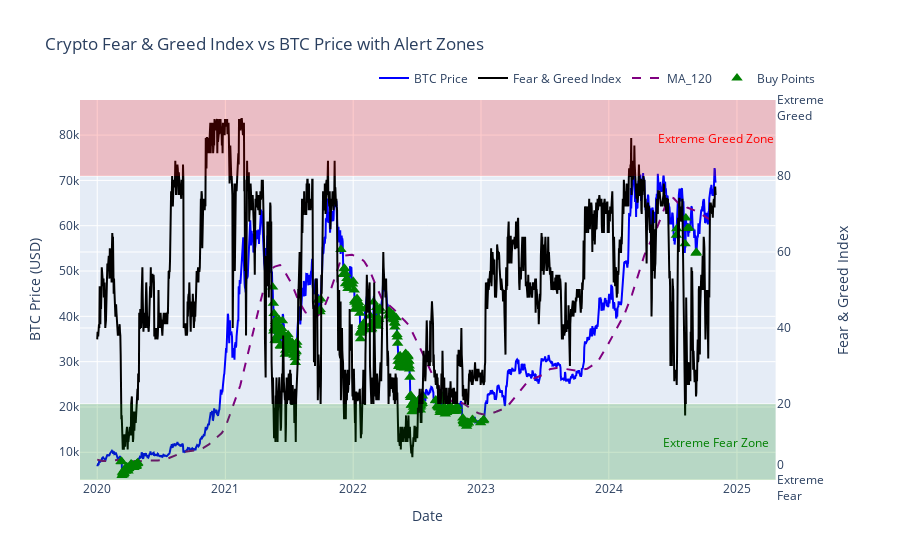
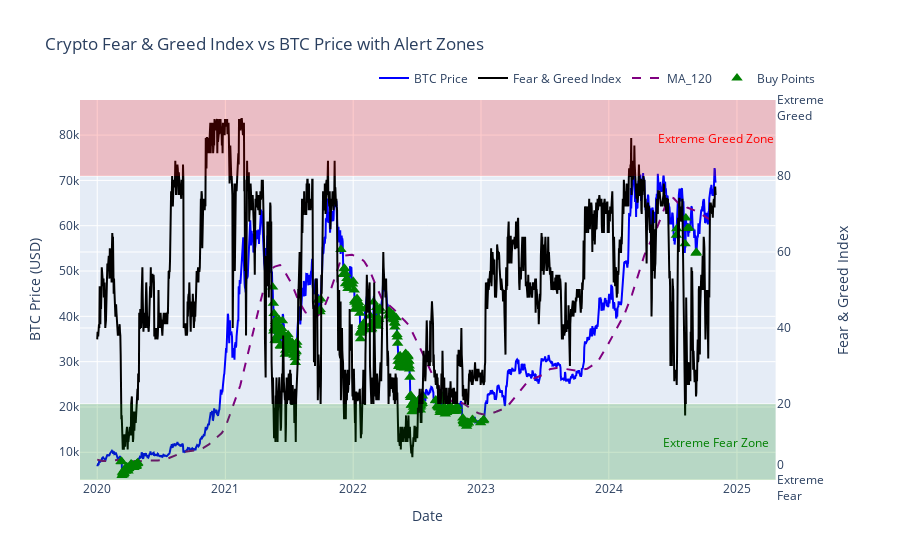
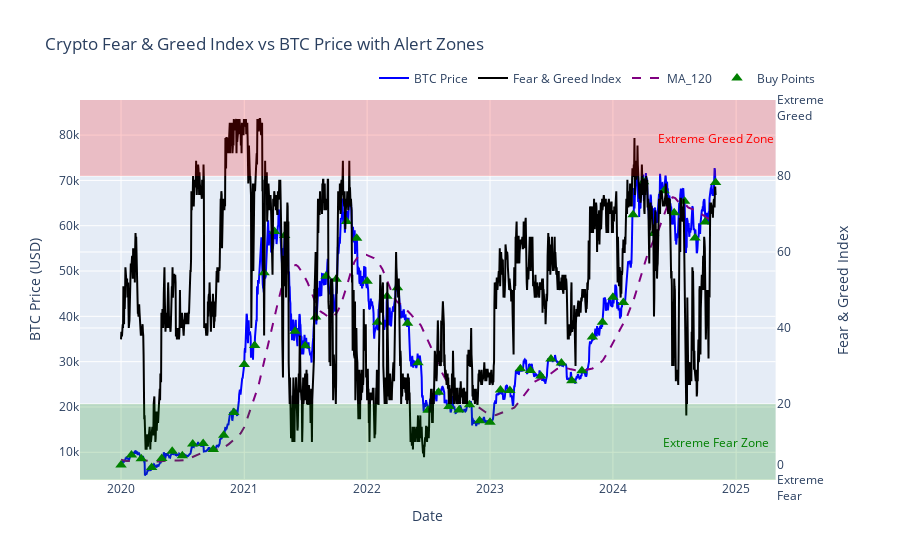
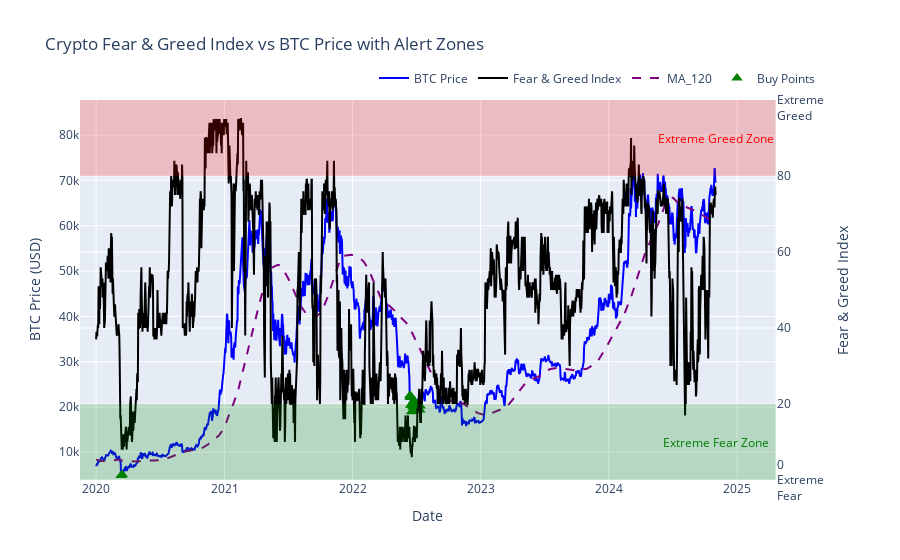

These figures' notebook cell, in order:
### Code cell
def trading_strategy(symbol,df,investment_amount,strategy):
    # Initialize variables
    df = df.sort_values('date')
    held = 0
    total_investment = 0
    trades = []
    # df['MA'] = df['daily_avg_price'].rolling(window=60).mean()
    trades_records = []
    last_investment_month = None
    
    
    for index, row in df.iterrows():
        
        date = row['date']
        daily_avg_price = row['daily_avg_price']
        index = row['value']
        sentiment = row['value_classification']
        MA120 = row['MA_120']
        MA120_ratio = row['MA120_ratio']
        price_ratio = row['price_ratio']
        #ma = row['MA']
        # Get the current month and year
        current_max_price = row['current_max_price']
        current_month = date.month
        current_year = date.year

        if strategy == 'Only buy when sentiment is Extreme Fear':

            if sentiment == 'Extreme Fear':
                # Buy Bitcoin
                usd_balance = investment_amount 
                # if index < 20:
                #     usd_balance += 500
                    
                to_buy = usd_balance / daily_avg_price
                held += to_buy
                trades.append(f"Buy: {date}, usd_balance: ${usd_balance:.2f}, Price: ${daily_avg_price:.2f}, Current Max Price: {current_max_price:.2f}, Price Ratio: {price_ratio:.2f}, {symbol}: {to_buy:.6f}, Sentiment: {index}, {sentiment}")
                total_investment += usd_balance
                trades_records.append({
                    'date': date,
                    'action': 'Buy',
                    'amount_invested': usd_balance,
                    'daily_avg_price': daily_avg_price,
                    'symbol': symbol,
                    'quantity': to_buy,
                    'sentiment': sentiment
                })
        elif strategy == 'Only buy when sentiment is Extreme Fear and buy more if index < 20 and MA120_ratio > 0.6':
            if sentiment == 'Extreme Fear':
                usd_balance = investment_amount 
                if (index < 20  and MA120_ratio >= 0.6):
                # Buy Bitcoin
                    usd_balance += 1000

                to_buy = usd_balance / daily_avg_price
                held += to_buy
                trades.append(f"Buy: {date}, usd_balance: ${usd_balance:.2f}, Price: ${daily_avg_price:.2f}, Current Max Price: {current_max_price:.2f}, Price Ratio: {price_ratio:.2f}, {symbol}: {to_buy:.6f}, MA120: {MA120:.2f}, MA120_ratio : {MA120_ratio:.2f}, Sentiment: {index}, {sentiment}")
                total_investment += usd_balance
                trades_records.append({
                    'date': date,
                    'action': 'Buy',
                    'amount_invested': usd_balance,
                    'daily_avg_price': daily_avg_price,
                    'symbol': symbol,
                    'quantity': to_buy,
                    'sentiment': sentiment
                })

        elif strategy == 'Only buy when sentiment is Extreme Fear and buy more if index < 20 and MA120_ratio > 0.6 and buy even more if price_ratio < 0.7':
            if sentiment == 'Extreme Fear':
                usd_balance = investment_amount 
                if (index < 20  and MA120_ratio >= 0.6) or (price_ratio <= -0.7):
                # Buy Bitcoin
                    usd_balance += 1000
                to_buy = usd_balance / daily_avg_price
                held += to_buy
                trades.append(f"Buy: {date}, usd_balance: ${usd_balance:.2f}, Price: ${daily_avg_price:.2f}, Current Max Price: {current_max_price:.2f}, Price Ratio: {price_ratio:.2f}, {symbol}: {to_buy:.6f}, MA120: {MA120:.2f}, MA120_ratio : {MA120_ratio:.2f}, Sentiment: {index}, {sentiment}")
                total_investment += usd_balance
                trades_records.append({
                    'date': date,
                    'action': 'Buy',
                    'amount_invested': usd_balance,
                    'daily_avg_price': daily_avg_price,
                    'symbol': symbol,
                    'quantity': to_buy,
                    'sentiment': sentiment
                })
        elif strategy == 'Buy every month at month start and buy more when extreme fear and M120_ratio >= 0.6':
            if (last_investment_month is None) or (current_month != last_investment_month or current_year != last_investment_year):
            # Buy $1000 at the start of the month
                usd_balance = investment_amount
                if (index < 20  and MA120_ratio >= 0.6):
                    usd_balance += 2000
                to_buy = usd_balance / daily_avg_price
                held += to_buy
                trades.append(f"Buy: {date}, usd_balance: ${usd_balance:.2f}, Price: ${daily_avg_price:.2f}, Current Max Price: {current_max_price:.2f}, Price Ratio: {price_ratio:.2f}, {symbol}: {to_buy:.6f}, MA120: {MA120:.2f}, MA120_ratio: {MA120_ratio:.2f}, Sentiment: {index}, {sentiment}")
                total_investment += usd_balance
                
                # Update the last investment month
                last_investment_month = current_month
                last_investment_year = current_year
                trades_records.append({
                    'date': date,
                    'action': 'Buy',
                    'amount_invested': usd_balance,
                    'daily_avg_price': daily_avg_price,
                    'symbol': symbol,
                    'quantity': to_buy,
                    'sentiment': sentiment
                })
        elif strategy == 'Only Buy when index <= 20 and MA120_ratio >= 0.6':
            if (index <= 20 and MA120_ratio >= 0.6):
            # Buy Bitcoin
                usd_balance = investment_amount + 2000
                # if price < ma125_price * 0.8:
                #     usd_balance += 500
                
                to_buy = usd_balance / daily_avg_price
                held += to_buy
                trades.append(f"Buy: {date}, usd_balance: ${usd_balance:.2f}, Price: ${daily_avg_price:.2f}, Current Max Price: {current_max_price:.2f}, Price Ratio: {price_ratio:.2f}, {symbol}: {to_buy:.6f}, MA120: {MA120:.2f}, MA120_ratio : {MA120_ratio:.2f}, Sentiment: {index}, {sentiment}")
                total_investment += usd_balance
                trades_records.append({
                    'date': date,
                    'action': 'Buy',
                    'amount_invested': usd_balance,
                    'daily_avg_price': daily_avg_price,
                    'symbol': symbol,
                    'quantity': to_buy,
                    'sentiment': sentiment
                })

        elif strategy == 'Only Buy when index <= 20':
            if (index <= 20):
            # Buy Bitcoin
                usd_balance = investment_amount + 2000
                # if price < ma125_price * 0.8:
                #     usd_balance += 500
                
                to_buy = usd_balance / daily_avg_price
                held += to_buy
                trades.append(f"Buy: {date}, usd_balance: ${usd_balance:.2f}, Price: ${daily_avg_price:.2f}, Current Max Price: {current_max_price:.2f}, Price Ratio: {price_ratio:.2f}, {symbol}: {to_buy:.6f}, MA120: {MA120:.2f}, MA120_ratio : {MA120_ratio:.2f}, Sentiment: {index}, {sentiment}")
                total_investment += usd_balance
                trades_records.append({
                    'date': date,
                    'action': 'Buy',
                    'amount_invested': usd_balance,
                    'daily_avg_price': daily_avg_price,
                    'symbol': symbol,
                    'quantity': to_buy,
                    'sentiment': sentiment
                })

    # Calculate final portfolio value
    final_value = (held * df.iloc[-1]['daily_avg_price'])
    trades_df = pd.DataFrame(trades_records)

    return trades, held,final_value,total_investment, trades_df

# Run the strategy
symbol = "BTC"
investment_amount = 500

strategy_list = ['Only buy when sentiment is Extreme Fear', \
                 'Only buy when sentiment is Extreme Fear and buy more if index < 20 and MA120_ratio > 0.6', \
                    'Buy every month at month start and buy more when extreme fear and M120_ratio >= 0.6', \
                        'Only Buy when index <= 20 and MA120_ratio >= 0.6', \
                            'Only Buy when index <= 20', \
                                'Only buy when sentiment is Extreme Fear and buy more if index < 20 and MA120_ratio > 0.6 and buy even more if price_ratio < 0.7']

start_date = '2020-01-01'
dataset =  merged_bitcoin_fg_df[merged_bitcoin_fg_df['date'] >= pd.to_datetime(start_date).date()]

for strategy in strategy_list:
    trades, held,final_value,total_investment, trades_df = trading_strategy(symbol,dataset,investment_amount,strategy)

# Print results
    print(f"{symbol} {strategy}: start date {start_date}")
    print(f"Number of trades: {len(trades)}")
    print(f"Bought: {held:.6f} {symbol}")
    print(f"Each investment: ${investment_amount:.2f}")
    print(f"Total investment: ${total_investment:.2f}")
    print(f"Final portfolio value: ${final_value:.2f}")
    print(f"Profit: ${final_value - total_investment:.2f}")
    annualized_return = ((final_value / total_investment) ** (365 / len(dataset))) - 1
    print(f"Annualized Return: {annualized_return * 100:.2f}%")
    print("\nTrade History:")
    for trade in trades:
        print(trade)
    fig = plot_data_with_fear_greed_alerts(dataset, "BTC",trades_df)
    fig.show()

### Figure 1 — Plotly figure (JSON) as saved in the notebook; plotly's stock layout.template omitted (floating-point values rounded to 4 significant figures; data arrays with more than 128 entries replaced by an {"elided": "..."} marker saying what was removed)
{"data": [{"hovertemplate": "<b>Date:</b> %{x|%Y-%m-%d}<br><b>Price:</b> $%{y:.2f}<br><b>Sentiment:</b> %{text}<br>", "line": {"color": "blue"}, "name": "BTC Price", "text": {"elided": "1766 int values"}, "type": "scatter", "x": {"elided": "1766 str values"}, "xaxis": "x", "y": {"elided": "1766 float values"}, "yaxis": "y"}, {"hovertemplate": "<b>Date:</b> %{x|%Y-%m-%d}<br><b>Fear & Greed Index:</b> %{y}<br>", "line": {"color": "black", "width": 2}, "name": "Fear & Greed Index", "type": "scatter", "x": {"elided": "1766 str values"}, "xaxis": "x", "y": {"elided": "1766 int values"}, "yaxis": "y2"}, {"line": {"color": "purple", "dash": "dash", "width": 2}, "name": "MA_120", "type": "scatter", "x": {"elided": "1766 str values"}, "y": {"elided": "1766 float values"}}, {"hovertemplate": "<b>Buy Date:</b> %{x|%Y-%m-%d}<br><b>Price:</b> $%{y:.2f}<br>", "marker": {"color": "green", "size": 10, "symbol": "triangle-up"}, "mode": "markers", "name": "Buy Points", "type": "scatter", "x": {"elided": "339 str values"}, "y": {"elided": "339 float values"}}], "layout": {"annotations": [{"font": {"color": "green"}, "showarrow": false, "text": "Extreme Fear Zone", "x": "2024-11-01", "y": 10, "yref": "y2"}, {"font": {"color": "red"}, "showarrow": false, "text": "Extreme Greed Zone", "x": "2024-11-01", "y": 90, "yref": "y2"}], "hovermode": "x unified", "legend": {"orientation": "h", "x": 1, "xanchor": "right", "y": 1.02, "yanchor": "bottom"}, "shapes": [{"fillcolor": "green", "line": {"width": 0}, "opacity": 0.2, "type": "rect", "x0": 0, "x1": 1, "xref": "x domain", "y0": 0, "y1": 20, "yref": "y2"}, {"fillcolor": "red", "line": {"width": 0}, "opacity": 0.2, "type": "rect", "x0": 0, "x1": 1, "xref": "x domain", "y0": 80, "y1": 100, "yref": "y2"}], "title": {"text": "Crypto Fear & Greed Index vs BTC Price with Alert Zones"}, "xaxis": {"anchor": "y", "domain": [0, 0.94], "title": {"text": "Date"}}, "yaxis": {"anchor": "x", "domain": [0, 1], "range": [3885.0, 87740.0], "title": {"text": "BTC Price (USD)"}}, "yaxis2": {"anchor": "x", "overlaying": "y", "range": [0, 100], "side": "right", "ticktext": ["0<br>Extreme<br>Fear", "20", "40", "60", "80", "100<br>Extreme<br>Greed"], "tickvals": [0, 20, 40, 60, 80, 100], "title": {"text": "Fear & Greed Index"}}}}

### Figure 2 — Plotly figure (JSON) as saved in the notebook; plotly's stock layout.template omitted (floating-point values rounded to 4 significant figures; data arrays with more than 128 entries replaced by an {"elided": "..."} marker saying what was removed)
{"data": [{"hovertemplate": "<b>Date:</b> %{x|%Y-%m-%d}<br><b>Price:</b> $%{y:.2f}<br><b>Sentiment:</b> %{text}<br>", "line": {"color": "blue"}, "name": "BTC Price", "text": {"elided": "1766 int values"}, "type": "scatter", "x": {"elided": "1766 str values"}, "xaxis": "x", "y": {"elided": "1766 float values"}, "yaxis": "y"}, {"hovertemplate": "<b>Date:</b> %{x|%Y-%m-%d}<br><b>Fear & Greed Index:</b> %{y}<br>", "line": {"color": "black", "width": 2}, "name": "Fear & Greed Index", "type": "scatter", "x": {"elided": "1766 str values"}, "xaxis": "x", "y": {"elided": "1766 int values"}, "yaxis": "y2"}, {"line": {"color": "purple", "dash": "dash", "width": 2}, "name": "MA_120", "type": "scatter", "x": {"elided": "1766 str values"}, "y": {"elided": "1766 float values"}}, {"hovertemplate": "<b>Buy Date:</b> %{x|%Y-%m-%d}<br><b>Price:</b> $%{y:.2f}<br>", "marker": {"color": "green", "size": 10, "symbol": "triangle-up"}, "mode": "markers", "name": "Buy Points", "type": "scatter", "x": {"elided": "339 str values"}, "y": {"elided": "339 float values"}}], "layout": {"annotations": [{"font": {"color": "green"}, "showarrow": false, "text": "Extreme Fear Zone", "x": "2024-11-01", "y": 10, "yref": "y2"}, {"font": {"color": "red"}, "showarrow": false, "text": "Extreme Greed Zone", "x": "2024-11-01", "y": 90, "yref": "y2"}], "hovermode": "x unified", "legend": {"orientation": "h", "x": 1, "xanchor": "right", "y": 1.02, "yanchor": "bottom"}, "shapes": [{"fillcolor": "green", "line": {"width": 0}, "opacity": 0.2, "type": "rect", "x0": 0, "x1": 1, "xref": "x domain", "y0": 0, "y1": 20, "yref": "y2"}, {"fillcolor": "red", "line": {"width": 0}, "opacity": 0.2, "type": "rect", "x0": 0, "x1": 1, "xref": "x domain", "y0": 80, "y1": 100, "yref": "y2"}], "title": {"text": "Crypto Fear & Greed Index vs BTC Price with Alert Zones"}, "xaxis": {"anchor": "y", "domain": [0, 0.94], "title": {"text": "Date"}}, "yaxis": {"anchor": "x", "domain": [0, 1], "range": [3885.0, 87740.0], "title": {"text": "BTC Price (USD)"}}, "yaxis2": {"anchor": "x", "overlaying": "y", "range": [0, 100], "side": "right", "ticktext": ["0<br>Extreme<br>Fear", "20", "40", "60", "80", "100<br>Extreme<br>Greed"], "tickvals": [0, 20, 40, 60, 80, 100], "title": {"text": "Fear & Greed Index"}}}}

### Figure 3 — Plotly figure (JSON) as saved in the notebook; plotly's stock layout.template omitted (floating-point values rounded to 4 significant figures; data arrays with more than 128 entries replaced by an {"elided": "..."} marker saying what was removed)
{"data": [{"hovertemplate": "<b>Date:</b> %{x|%Y-%m-%d}<br><b>Price:</b> $%{y:.2f}<br><b>Sentiment:</b> %{text}<br>", "line": {"color": "blue"}, "name": "BTC Price", "text": {"elided": "1766 int values"}, "type": "scatter", "x": {"elided": "1766 str values"}, "xaxis": "x", "y": {"elided": "1766 float values"}, "yaxis": "y"}, {"hovertemplate": "<b>Date:</b> %{x|%Y-%m-%d}<br><b>Fear & Greed Index:</b> %{y}<br>", "line": {"color": "black", "width": 2}, "name": "Fear & Greed Index", "type": "scatter", "x": {"elided": "1766 str values"}, "xaxis": "x", "y": {"elided": "1766 int values"}, "yaxis": "y2"}, {"line": {"color": "purple", "dash": "dash", "width": 2}, "name": "MA_120", "type": "scatter", "x": {"elided": "1766 str values"}, "y": {"elided": "1766 float values"}}, {"hovertemplate": "<b>Buy Date:</b> %{x|%Y-%m-%d}<br><b>Price:</b> $%{y:.2f}<br>", "marker": {"color": "green", "size": 10, "symbol": "triangle-up"}, "mode": "markers", "name": "Buy Points", "type": "scatter", "x": ["2020-01-01", "2020-02-01", "2020-03-01", "2020-04-01", "2020-05-01", "2020-06-01", "2020-07-01", "2020-08-01", "2020-09-01", "2020-10-01", "2020-11-01", "2020-12-01", "2021-01-01", "2021-02-01", "2021-03-01", "2021-04-01", "2021-05-01", "2021-06-01", "2021-07-01", "2021-08-01", "2021-09-01", "2021-10-01", "2021-11-01", "2021-12-01", "2022-01-01", "2022-02-01", "2022-03-01", "2022-04-01", "2022-05-01", "2022-06-01", "2022-07-01", "2022-08-01", "2022-09-01", "2022-10-01", "2022-11-01", "2022-12-01", "2023-01-01", "2023-02-01", "2023-03-01", "2023-04-01", "2023-05-01", "2023-06-01", "2023-07-01", "2023-08-01", "2023-09-01", "2023-10-01", "2023-11-01", "2023-12-01", "2024-01-01", "2024-02-01", "2024-03-01", "2024-04-01", "2024-05-01", "2024-06-01", "2024-07-01", "2024-08-01", "2024-09-01", "2024-10-01", "2024-11-01"], "y": [7205.0, 9396.0, 8547.0, 6665.0, 8626.0, 10220.0, 9236.0, 11810.0, 11930.0, 10630.0, 13760.0, 18790.0, 29390.0, 33550.0, 49610.0, 58710.0, 57810.0, 36680.0, 33520.0, 39870.0, 48830.0, 48170.0, 60940.0, 57220.0, 47730.0, 38720.0, 44440.0, 46300.0, 38470.0, 29780.0, 19250.0, 23270.0, 20130.0, 19310.0, 20480.0, 16980.0, 16610.0, 23730.0, 23630.0, 28460.0, 28080.0, 26830.0, 30590.0, 29690.0, 25800.0, 27990.0, 35440.0, 38700.0, 44190.0, 43070.0, 62430.0, 69680.0, 58270.0, 67720.0, 62860.0, 65390.0, 57310.0, 60800.0, 69520.0]}], "layout": {"annotations": [{"font": {"color": "green"}, "showarrow": false, "text": "Extreme Fear Zone", "x": "2024-11-01", "y": 10, "yref": "y2"}, {"font": {"color": "red"}, "showarrow": false, "text": "Extreme Greed Zone", "x": "2024-11-01", "y": 90, "yref": "y2"}], "hovermode": "x unified", "legend": {"orientation": "h", "x": 1, "xanchor": "right", "y": 1.02, "yanchor": "bottom"}, "shapes": [{"fillcolor": "green", "line": {"width": 0}, "opacity": 0.2, "type": "rect", "x0": 0, "x1": 1, "xref": "x domain", "y0": 0, "y1": 20, "yref": "y2"}, {"fillcolor": "red", "line": {"width": 0}, "opacity": 0.2, "type": "rect", "x0": 0, "x1": 1, "xref": "x domain", "y0": 80, "y1": 100, "yref": "y2"}], "title": {"text": "Crypto Fear & Greed Index vs BTC Price with Alert Zones"}, "xaxis": {"anchor": "y", "domain": [0, 0.94], "title": {"text": "Date"}}, "yaxis": {"anchor": "x", "domain": [0, 1], "range": [3885.0, 87740.0], "title": {"text": "BTC Price (USD)"}}, "yaxis2": {"anchor": "x", "overlaying": "y", "range": [0, 100], "side": "right", "ticktext": ["0<br>Extreme<br>Fear", "20", "40", "60", "80", "100<br>Extreme<br>Greed"], "tickvals": [0, 20, 40, 60, 80, 100], "title": {"text": "Fear & Greed Index"}}}}

### Figure 4 — Plotly figure (JSON) as saved in the notebook; plotly's stock layout.template omitted (floating-point values rounded to 4 significant figures; data arrays with more than 128 entries replaced by an {"elided": "..."} marker saying what was removed)
{"data": [{"hovertemplate": "<b>Date:</b> %{x|%Y-%m-%d}<br><b>Price:</b> $%{y:.2f}<br><b>Sentiment:</b> %{text}<br>", "line": {"color": "blue"}, "name": "BTC Price", "text": {"elided": "1766 int values"}, "type": "scatter", "x": {"elided": "1766 str values"}, "xaxis": "x", "y": {"elided": "1766 float values"}, "yaxis": "y"}, {"hovertemplate": "<b>Date:</b> %{x|%Y-%m-%d}<br><b>Fear & Greed Index:</b> %{y}<br>", "line": {"color": "black", "width": 2}, "name": "Fear & Greed Index", "type": "scatter", "x": {"elided": "1766 str values"}, "xaxis": "x", "y": {"elided": "1766 int values"}, "yaxis": "y2"}, {"line": {"color": "purple", "dash": "dash", "width": 2}, "name": "MA_120", "type": "scatter", "x": {"elided": "1766 str values"}, "y": {"elided": "1766 float values"}}, {"hovertemplate": "<b>Buy Date:</b> %{x|%Y-%m-%d}<br><b>Price:</b> $%{y:.2f}<br>", "marker": {"color": "green", "size": 10, "symbol": "triangle-up"}, "mode": "markers", "name": "Buy Points", "type": "scatter", "x": ["2020-03-12", "2020-03-16", "2022-06-13", "2022-06-14", "2022-06-15", "2022-06-16", "2022-06-17", "2022-06-18", "2022-06-19", "2022-06-20", "2022-06-21", "2022-06-22", "2022-06-23", "2022-06-24", "2022-06-25", "2022-06-26", "2022-06-27", "2022-06-28", "2022-06-29", "2022-06-30", "2022-07-01", "2022-07-02", "2022-07-03", "2022-07-04", "2022-07-05", "2022-07-06", "2022-07-12", "2022-07-13"], "y": [4856.0, 5045.0, 22460.0, 22110.0, 22560.0, 20370.0, 20450.0, 18940.0, 20550.0, 20550.0, 20700.0, 19970.0, 21090.0, 21220.0, 21480.0, 21030.0, 20720.0, 20250.0, 20100.0, 19920.0, 19250.0, 19230.0, 19290.0, 20210.0, 20150.0, 20540.0, 19310.0, 20220.0]}], "layout": {"annotations": [{"font": {"color": "green"}, "showarrow": false, "text": "Extreme Fear Zone", "x": "2024-11-01", "y": 10, "yref": "y2"}, {"font": {"color": "red"}, "showarrow": false, "text": "Extreme Greed Zone", "x": "2024-11-01", "y": 90, "yref": "y2"}], "hovermode": "x unified", "legend": {"orientation": "h", "x": 1, "xanchor": "right", "y": 1.02, "yanchor": "bottom"}, "shapes": [{"fillcolor": "green", "line": {"width": 0}, "opacity": 0.2, "type": "rect", "x0": 0, "x1": 1, "xref": "x domain", "y0": 0, "y1": 20, "yref": "y2"}, {"fillcolor": "red", "line": {"width": 0}, "opacity": 0.2, "type": "rect", "x0": 0, "x1": 1, "xref": "x domain", "y0": 80, "y1": 100, "yref": "y2"}], "title": {"text": "Crypto Fear & Greed Index vs BTC Price with Alert Zones"}, "xaxis": {"anchor": "y", "domain": [0, 0.94], "title": {"text": "Date"}}, "yaxis": {"anchor": "x", "domain": [0, 1], "range": [3885.0, 87740.0], "title": {"text": "BTC Price (USD)"}}, "yaxis2": {"anchor": "x", "overlaying": "y", "range": [0, 100], "side": "right", "ticktext": ["0<br>Extreme<br>Fear", "20", "40", "60", "80", "100<br>Extreme<br>Greed"], "tickvals": [0, 20, 40, 60, 80, 100], "title": {"text": "Fear & Greed Index"}}}}
